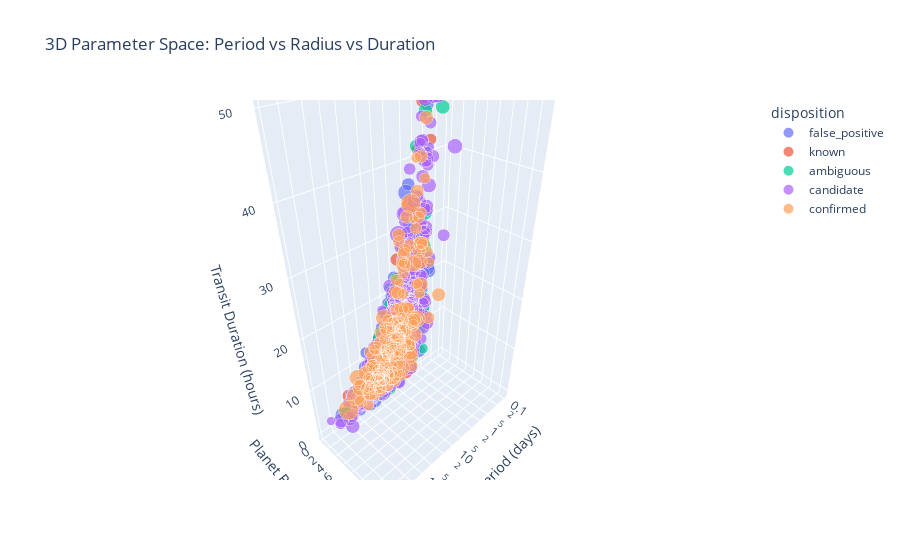
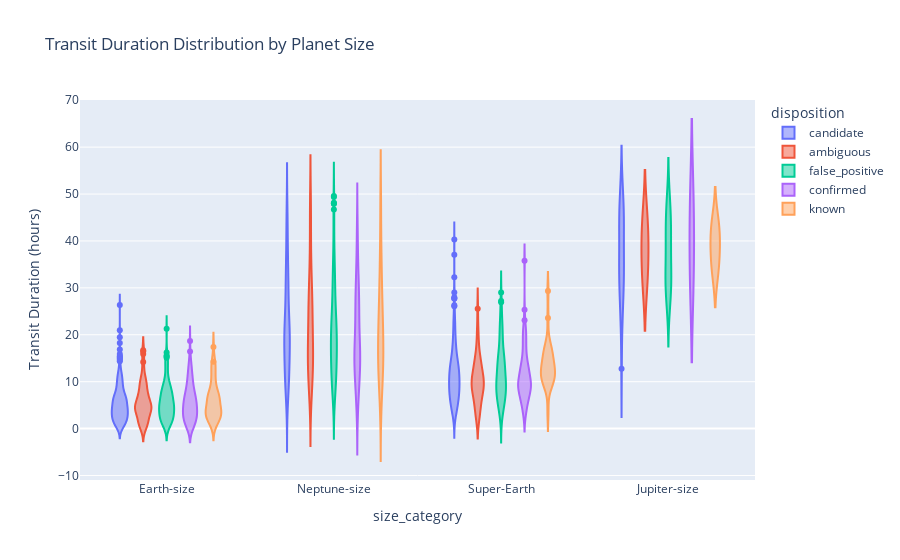

The notebook cell saved with these charts, in order:
### Code cell
# Interactive 3D scatter plot
fig = px.scatter_3d(combined_clean.sample(1000),  # Sample for performance
                    x='orbital_period', y='planet_radius', z='transit_duration',
                    color='disposition', size='stellar_radius',
                    title='3D Parameter Space: Period vs Radius vs Duration',
                    labels={
                        'orbital_period': 'Orbital Period (days)',
                        'planet_radius': 'Planet Radius (Earth radii)',
                        'transit_duration': 'Transit Duration (hours)'
                    })
fig.update_layout(scene=dict(xaxis_type='log'))
fig.show()

# Duration distribution by size category
fig2 = px.violin(combined_clean, y='transit_duration', x='size_category', color='disposition',
                 title='Transit Duration Distribution by Planet Size',
                 labels={'transit_duration': 'Transit Duration (hours)'})
fig2.show()

### Figure 1 — Plotly figure (JSON) as saved in the notebook; plotly's stock layout.template omitted (floating-point values rounded to 4 significant figures; data arrays with more than 128 entries replaced by an {"elided": "..."} marker saying what was removed)
{"data": [{"hovertemplate": "disposition=false_positive<br>Orbital Period (days)=%{x}<br>Planet Radius (Earth radii)=%{y}<br>Transit Duration (hours)=%{z}<br>stellar_radius=%{marker.size}<extra></extra>", "legendgroup": "false_positive", "marker": {"color": "#636efa", "size": {"elided": "228 float values"}, "sizemode": "area", "sizeref": 0.006361, "symbol": "circle"}, "mode": "markers", "name": "false_positive", "scene": "scene", "showlegend": true, "type": "scatter3d", "x": {"elided": "228 float values"}, "y": {"elided": "228 float values"}, "z": {"elided": "228 float values"}}, {"hovertemplate": "disposition=known<br>Orbital Period (days)=%{x}<br>Planet Radius (Earth radii)=%{y}<br>Transit Duration (hours)=%{z}<br>stellar_radius=%{marker.size}<extra></extra>", "legendgroup": "known", "marker": {"color": "#EF553B", "size": [1.264, 1.547, 1.467, 1.089, 1.401, 0.8522, 1.029, 1.148, 0.9237, 1.855, 0.6439, 0.64, 0.7926, 1.001, 0.8161, 1.782, 1.064, 1.439, 0.6007, 1.154, 1.327, 1.114, 1.051, 1.407, 1.329, 1.086, 0.7875, 1.164, 1.067, 1.002, 1.1, 0.9191, 0.9483, 0.7969, 0.6097, 1.049, 0.9022, 1.32, 1.068, 0.9854, 1.052, 1.519, 1.109, 1.073, 1.043, 0.7989, 0.5992, 1.562, 1.078, 1.005, 1.047, 0.6982, 1.335, 0.6293, 0.6313, 0.8976, 1.032], "sizemode": "area", "sizeref": 0.006361, "symbol": "circle"}, "mode": "markers", "name": "known", "scene": "scene", "showlegend": true, "type": "scatter3d", "x": [7.403, 41.91, 9.841, 2.162, 3.836, 2.646, 3.354, 4.226, 1.324, 1.763, 241.1, 5.383, 1.115, 12.35, 40.77, 6.226, 24.84, 2.992, 48.47, 71.42, 5.457, 5.624, 7.115, 2.835, 6.898, 4.482, 14.05, 24.11, 8.468, 10.72, 28.72, 3.478, 40.55, 3.589, 8.504, 225.4, 21.89, 3.057, 4.018, 14.51, 5.762, 0.8761, 1.767, 3.473, 13.25, 0.7457, 221.8, 23.46, 6.925, 6.798, 7.826, 4.642, 1.974, 2.951, 1.651, 4.926, 17.12], "y": [0.42, 4.876, 0.6429, 2.587, 1.511, 1.597, 1.861, 0.3015, 1.604, 0.9538, 1.038, 3.762, 3.507, 0.3664, 1.18, 1.411, 0.302, 3.128, 3.343, 2.069, 0.6796, 1.87, 6.752, 0.7858, 5.041, 2.385, 6.111, 2.833, 1.248, 1.928, 0.8754, 5.283, 3.001, 0.8155, 0.9328, 2.106, 3.304, 0.6242, 3.46, 0.4358, 3.338, 3.542, 1.245, 4.127, 3.494, 0.8937, 3.919, 2.164, 1.85, 1.034, 1.044, 1.829, 0.4368, 1.754, 1.278, 0.5098, 5.495], "z": [3.276, 18.32, 1.892, 25.12, 12.37, 16.57, 15.6, 3.786, 18.14, 9.185, 2.634, 27.02, 43.3, 1.956, 6.287, 12.37, 1.614, 27.82, 11.66, 3.653, 3.51, 14.17, 44.04, 2.012, 36.42, 20.76, 33.29, 13.12, 5.522, 10.92, 7.538, 48.77, 12.19, 6.618, 3.247, 7.021, 13.44, 7.61, 27.45, 6.767, 23.27, 48.51, 13.77, 34.23, 19.62, 11.54, 9.079, 9.332, 13.98, 3.791, 7.474, 13.67, 4.452, 17.33, 13.51, 6.266, 29.78]}, {"hovertemplate": "disposition=ambiguous<br>Orbital Period (days)=%{x}<br>Planet Radius (Earth radii)=%{y}<br>Transit Duration (hours)=%{z}<br>stellar_radius=%{marker.size}<extra></extra>", "legendgroup": "ambiguous", "marker": {"color": "#00cc96", "size": [0.8124, 1.122, 1.045, 1.282, 0.944, 0.8181, 1.136, 1.37, 0.686, 1.11, 1.293, 1.468, 0.9218, 0.4397, 0.6265, 1.652, 0.8771, 0.9847, 1.042, 1.152, 1.288, 1.108, 0.6549, 0.8224, 1.028, 0.7369, 0.9245, 1.061, 0.9125, 0.5563, 1.154, 1.069, 0.9877, 0.8129, 1.094, 1.035, 1.106, 0.8235, 0.7412, 0.7794, 1.128, 0.7622, 0.6767, 0.5986, 0.8793, 0.8883, 0.827, 1.124, 2.009, 1.162, 0.9264, 0.843, 1.1, 1.497, 1.193, 0.8135, 0.6905, 1.667, 0.7389, 1.245, 1.097, 1.106, 1.191, 0.9538, 0.9971, 0.6019, 1.272, 0.6138, 1.926, 0.8328, 1.39, 1.232, 1.091, 0.7075, 0.9993, 1.285, 1.484, 0.8109, 1.025, 0.7328, 0.8592, 0.6828, 0.7187, 0.846, 0.7933, 1.928, 1.433, 1.421, 1.217, 0.8021, 0.634, 1.175, 0.9634], "sizemode": "area", "sizeref": 0.006361, "symbol": "circle"}, "mode": "markers", "name": "ambiguous", "scene": "scene", "showlegend": true, "type": "scatter3d", "x": [18.1, 28.67, 19.84, 5.703, 37.42, 7.307, 5.963, 28.3, 3.766, 2.036, 0.2839, 8.352, 10.92, 4.261, 2.328, 271.8, 11.79, 17.37, 6.885, 2.431, 41.67, 15.5, 4.272, 45.27, 10.5, 4.096, 9.833, 29.58, 23.51, 30.3, 2.712, 8.044, 0.999, 32.88, 34.64, 17.62, 3.039, 5.593, 3.342, 1.871, 38.95, 13.3, 0.5831, 1.971, 7.891, 4.258, 42.96, 0.6867, 14.08, 1.852, 45.98, 36.6, 6.571, 72.38, 1.639, 7.777, 14.22, 7.988, 26.07, 13.45, 34.74, 6.284, 9.996, 19.5, 19.55, 3.712, 9.748, 2.566, 1.175, 1.049, 3.213, 11.04, 0.997, 22.63, 4.222, 11.15, 1.561, 0.778, 6.88, 51.14, 2.734, 6.405, 0.7821, 5.919, 9.235, 9.584, 63.03, 108.0, 0.3869, 3.125, 6.156, 22.06, 1.427], "y": [0.6118, 1.727, 0.6888, 0.8539, 4.34, 2.261, 0.5964, 1.65, 2.345, 2.143, 2.459, 3.506, 1.293, 1.402, 0.5688, 1.373, 1.323, 3.838, 4.344, 2.734, 2.128, 0.9739, 1.542, 1.318, 2.202, 1.262, 3.347, 0.619, 3.257, 5.622, 5.096, 2.343, 2.386, 1.998, 2.115, 0.5587, 0.2462, 1.227, 1.367, 0.8217, 0.6367, 1.849, 0.4556, 1.27, 5.133, 1.782, 4.979, 0.8884, 0.6209, 0.598, 1.557, 1.163, 2.349, 0.4715, 3.534, 0.6073, 1.91, 0.6629, 2.786, 2.414, 1.33, 2.494, 4.006, 0.5898, 1.226, 1.188, 0.517, 0.2053, 2.257, 1.588, 0.6165, 2.774, 1.543, 0.6694, 0.7079, 0.5786, 1.296, 1.068, 6.37, 2.459, 2.191, 0.3903, 0.7453, 0.6144, 3.361, 2.238, 1.347, 0.9495, 2.488, 2.058, 2.143, 0.8153, 0.4581], "z": [3.976, 4.377, 4.377, 7.642, 17.89, 13.99, 6.098, 8.012, 20.12, 21.79, 49.21, 24.32, 6.008, 9.403, 4.113, 2.367, 5.719, 21.54, 27.68, 24.17, 8.653, 4.5, 16.3, 4.712, 12.47, 9.408, 24.93, 1.115, 15.41, 26.11, 47.59, 15.6, 32.46, 7.495, 9.923, 0.5834, 4.416, 7.303, 13.69, 8.994, 0.9824, 5.889, 4.156, 11.5, 31.82, 14.17, 17.25, 14.18, 3.962, 4.425, 2.558, 6.09, 15.46, 1.17, 42.1, 4.721, 9.472, 5.151, 9.479, 14.1, 8.964, 17.86, 24.52, 3.764, 13.77, 10.29, 0.3743, 4.323, 27.12, 19.59, 7.17, 13.89, 18.78, 0.8162, 5.122, 3.739, 14.88, 16.68, 44.32, 8.65, 22.03, 4.103, 9.525, 3.237, 23.63, 15.6, 3.895, 4.845, 46.51, 17.38, 16.15, 1.625, 3.874]}, {"hovertemplate": "disposition=candidate<br>Orbital Period (days)=%{x}<br>Planet Radius (Earth radii)=%{y}<br>Transit Duration (hours)=%{z}<br>stellar_radius=%{marker.size}<extra></extra>", "legendgroup": "candidate", "marker": {"color": "#ab63fa", "size": {"elided": "464 float values"}, "sizemode": "area", "sizeref": 0.006361, "symbol": "circle"}, "mode": "markers", "name": "candidate", "scene": "scene", "showlegend": true, "type": "scatter3d", "x": {"elided": "464 float values"}, "y": {"elided": "464 float values"}, "z": {"elided": "464 float values"}}, {"hovertemplate": "disposition=confirmed<br>Orbital Period (days)=%{x}<br>Planet Radius (Earth radii)=%{y}<br>Transit Duration (hours)=%{z}<br>stellar_radius=%{marker.size}<extra></extra>", "legendgroup": "confirmed", "marker": {"color": "#FFA15A", "size": {"elided": "158 float values"}, "sizemode": "area", "sizeref": 0.006361, "symbol": "circle"}, "mode": "markers", "name": "confirmed", "scene": "scene", "showlegend": true, "type": "scatter3d", "x": {"elided": "158 float values"}, "y": {"elided": "158 float values"}, "z": {"elided": "158 float values"}}], "layout": {"legend": {"itemsizing": "constant", "title": {"text": "disposition"}, "tracegroupgap": 0}, "scene": {"domain": {"x": [0, 1], "y": [0, 1]}, "xaxis": {"title": {"text": "Orbital Period (days)"}, "type": "log"}, "yaxis": {"title": {"text": "Planet Radius (Earth radii)"}}, "zaxis": {"title": {"text": "Transit Duration (hours)"}}}, "title": {"text": "3D Parameter Space: Period vs Radius vs Duration"}}}

### Figure 2 — Plotly figure (JSON) as saved in the notebook; plotly's stock layout.template omitted (floating-point values rounded to 4 significant figures; data arrays with more than 128 entries replaced by an {"elided": "..."} marker saying what was removed)
{"data": [{"alignmentgroup": "True", "box": {"visible": false}, "hovertemplate": "disposition=candidate<br>size_category=%{x}<br>Transit Duration (hours)=%{y}<extra></extra>", "legendgroup": "candidate", "marker": {"color": "#636efa"}, "name": "candidate", "offsetgroup": "candidate", "orientation": "v", "scalegroup": "True", "showlegend": true, "type": "violin", "x": {"elided": "1056 str values"}, "x0": " ", "xaxis": "x", "y": {"elided": "1056 float values"}, "y0": " ", "yaxis": "y"}, {"alignmentgroup": "True", "box": {"visible": false}, "hovertemplate": "disposition=ambiguous<br>size_category=%{x}<br>Transit Duration (hours)=%{y}<extra></extra>", "legendgroup": "ambiguous", "marker": {"color": "#EF553B"}, "name": "ambiguous", "offsetgroup": "ambiguous", "orientation": "v", "scalegroup": "True", "showlegend": true, "type": "violin", "x": {"elided": "219 str values"}, "x0": " ", "xaxis": "x", "y": {"elided": "219 float values"}, "y0": " ", "yaxis": "y"}, {"alignmentgroup": "True", "box": {"visible": false}, "hovertemplate": "disposition=false_positive<br>size_category=%{x}<br>Transit Duration (hours)=%{y}<extra></extra>", "legendgroup": "false_positive", "marker": {"color": "#00cc96"}, "name": "false_positive", "offsetgroup": "false_positive", "orientation": "v", "scalegroup": "True", "showlegend": true, "type": "violin", "x": {"elided": "536 str values"}, "x0": " ", "xaxis": "x", "y": {"elided": "536 float values"}, "y0": " ", "yaxis": "y"}, {"alignmentgroup": "True", "box": {"visible": false}, "hovertemplate": "disposition=confirmed<br>size_category=%{x}<br>Transit Duration (hours)=%{y}<extra></extra>", "legendgroup": "confirmed", "marker": {"color": "#ab63fa"}, "name": "confirmed", "offsetgroup": "confirmed", "orientation": "v", "scalegroup": "True", "showlegend": true, "type": "violin", "x": {"elided": "340 str values"}, "x0": " ", "xaxis": "x", "y": {"elided": "340 float values"}, "y0": " ", "yaxis": "y"}, {"alignmentgroup": "True", "box": {"visible": false}, "hovertemplate": "disposition=known<br>size_category=%{x}<br>Transit Duration (hours)=%{y}<extra></extra>", "legendgroup": "known", "marker": {"color": "#FFA15A"}, "name": "known", "offsetgroup": "known", "orientation": "v", "scalegroup": "True", "showlegend": true, "type": "violin", "x": {"elided": "131 str values"}, "x0": " ", "xaxis": "x", "y": {"elided": "131 float values"}, "y0": " ", "yaxis": "y"}], "layout": {"legend": {"title": {"text": "disposition"}, "tracegroupgap": 0}, "title": {"text": "Transit Duration Distribution by Planet Size"}, "violinmode": "group", "xaxis": {"anchor": "y", "domain": [0, 1], "title": {"text": "size_category"}}, "yaxis": {"anchor": "x", "domain": [0, 1], "title": {"text": "Transit Duration (hours)"}}}}
